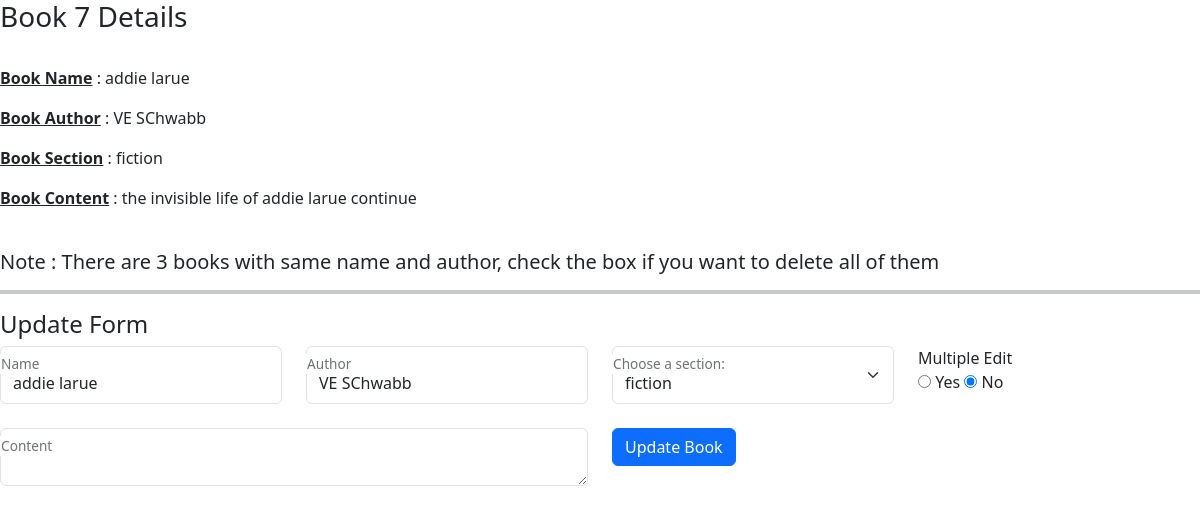
The app's page /book/update/7 (signed in) with its own data.
### library/models.py (models this page shows, shortened)
class Book(db.Model):
    __tablename__ = "BOOK"
    id = db.Column(db.Integer, primary_key=True, autoincrement=True)
    name = db.Column(db.String(100), nullable=False)
    author = db.Column(db.String(100), nullable=False)
    content = db.Column(db.Text, nullable=False)
    section_id = db.Column(db.Integer, db.ForeignKey('SECTION.id'), nullable=False)
    issues = db.Relationship('Issue', backref="book_issues", cascade="all, delete")

class Section(db.Model):
    __tablename__ = "SECTION"
    id = db.Column(db.Integer, primary_key=True, autoincrement=True)
    name = db.Column(db.String(40), nullable=False)
    description = db.Column(db.Text, nullable=False)
    date_created = db.Column(db.DateTime, nullable=False)
    books = db.Relationship('Book', backref="section_books", cascade="all, delete")

### library/routes.py (the view, shortened to what this page needs)
@app.route("/book/update/<id>", methods=["GET", "POST"])
def book_update(id):
    if session.get("username") is None:
        return render_template("no_login.html")
    if session.get("username") != "admin":
        return render_template("user_not_allowed.html")
    existing_book = models.Book.query.get(id)
    if existing_book is None:
        data = {
            "type": "Book"
        }
        return render_template("not_found.html", data=data)
    modified_book = modify_the_book(existing_book)
    book_copies = models.Book.query.filter(models.Book.name == existing_book.name,
                                           models.Book.author == existing_book.author).all()
    if request.method == "GET":
        data = {
            "sections": models.Section.query.filter().all(),
            "book": modified_book,
            "number_of_copies": len(book_copies),
        }
        return render_template("book_update.html", data=data)

### library/routes.py (called while the page is built)
def modify_the_book(book):
    s = models.Section.query.get(book.section_id)
    modified_book = {
        "id": book.id,
        "name": book.name,
        "author": book.author,
        "section_name": s.name,
        "content": book.content,
        "total_rating": calculate_book_rating(book.id)
    }
    return modified_book

def calculate_book_rating(b_id):
    b = models.Book.query.get(b_id)
    book_copies = models.Book.query.filter(
        models.Book.name == b.name, models.Book.author == b.author).all()
    total_rating = 0
    for bc in book_copies:
        issue_records = models.Issue.query.filter(
            models.Issue.book_id == bc.id, models.Issue.rating > 1).all()
        for ir in issue_records:
            total_rating += ir.rating
    return total_rating

### library/templates/book_update.html (shortened to what this page needs)
<!DOCTYPE html>
<html lang="en">
  <head>
    <link
      href="https://cdn.jsdelivr.net/npm/bootstrap@5.3.3/dist/css/bootstrap.min.css"
      rel="stylesheet"
    />
  </head>
  <body>
    <h3>Book {{data["book"].id}} Details</h3>
    <br />
    <p>
      <strong><u>Book Name</u></strong> : {{ data["book"].name }}
    </p>
    <p>
      <strong><u>Book Author</u></strong> : {{ data["book"].author }}
    </p>
    <p>
      <strong><u>Book Section</u></strong> : {{ data["book"].section_name }}
    </p>
    <p>
      <strong><u>Book Content</u></strong> : {{ data["book"].content }}
    </p>
    <br />
    {% if data["number_of_copies"] > 1 %}
    <h5>
      Note : There are {{ data["number_of_copies"] }} books with same name and
      author, check the box if you want to delete all of them
    </h5>
    <hr class="border-4" />
    <h4>Update Form</h4>
    <form action="/book/update/{{ data['book'].id }}" method="POST">
      <div class="row">
        <div class="col form-floating">
          <input
            type="text"
            id="updated_book_name"
            name="updated_book_name"
            value="{{ data['book'].name }}"
            class="form-control"
          />
          <label for="updated_book_name">Name</label>
        </div>
        <div class="col form-floating">
          <input
            type="text"
            id="updated_book_author"
            name="updated_book_author"
            value="{{ data['book'].author }}"
            class="form-control"
          />
          <label for="updated_book_author">Author</label>
        </div>
        <div class="col form-floating">
          <select
            name="updated_book_section"
            id="updated_book_section"
            class="form-select"
          >
            {% for i in data["sections"] %}
            <option value="{{ i.name }}">{{ i.name }}</option>
            {% endfor %}
          </select>
          <label for="updated_book_section">Choose a section:</label>
        </div>
        <div class="col">
          <label for="multiple_bool">Multiple Edit</label>
          <br />
          <input type="radio" value="yes" id="yes_radio" name="multiple_bool" />
          <label for="yes_radio">Yes</label>
          <input
            type="radio"
            value="no"
            id="no_radio"
            name="multiple_bool"
            checked="checked"
          />
          <label for="no_radio">No</label>
        </div>
      </div>
      <br />
      <div class="row">
        <div class="col form-floating">
          <textarea
            name="updated_book_content"
            id="updated_book_content"
            cols="30"
            rows="10"
            class="form-control"
          ></textarea>
          <label for="updated_book_content">Content</label>
        </div>
        <div class="col form-floating">
          <button class="btn btn-primary">Update Book</button>
        </div>
      </div>
    </form>
    {% endif %}
  </body>
</html>

### records on screen
Book: book.name "addie larue", book.author "VE SChwabb", book.content "the invisible life of addie larue continue", updated_book_name "addie larue", updated_book_author "VE SChwabb"
Section: book.section_name "fiction"

### other values on screen
{{ data["number_of_copies"] }} "3"
form field updated_book_section "fiction"
